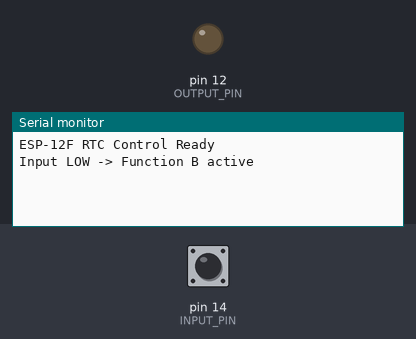
A sketch run on a simulated Arduino Uno, built with avr-gcc and run on an emulated ATmega328P. Parts: output pins drawn as LEDs (lit = HIGH), the last lines printed to the serial monitor. The test bench sets the inputs (shaded band); at power-on: pin 14 (INPUT_PIN) LOW.

Above: at 1.2 s.
1.3 s: pin 14 (INPUT_PIN) driven HIGH
At 1.8 s:
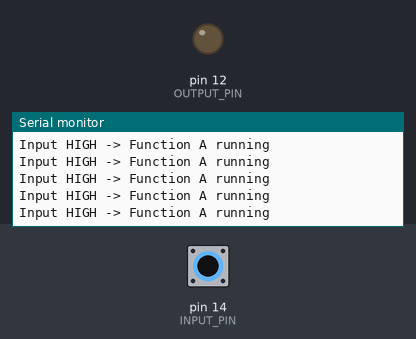
3.2 s: pin 14 (INPUT_PIN) pulsed LOW 2 times (0.12 s each, 0.3 s apart)
At 3.62 s:
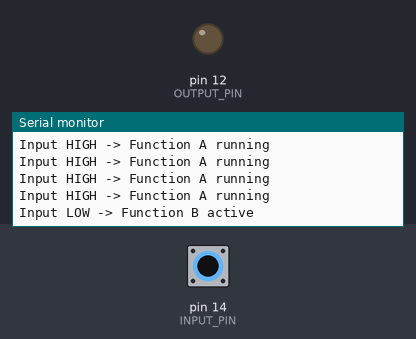

Measured:
- after the input at 1.3 s, the serial monitor: prints a new line at once (image 1)
- after the input at 3.2 s, the serial monitor: prints a new line at once (image 2)

The sketch:

power_on_off_chake.ino
```cpp
#include <Arduino.h>

#define INPUT_PIN   14   // e.g. D5 — change to your input pin
#define OUTPUT_PIN  12   // e.g. D6 — the pin that toggles

// Function A – runs when input is HIGH
void functionA() {
  Serial.println("Input HIGH -> Function A running");
  digitalWrite(OUTPUT_PIN, LOW);  // Make sure output is off
}

// Function B – runs when input is LOW (10s on, 15s off loop)
void functionB() {
  static unsigned long lastToggle = 0;
  static bool outputState = false;
  static bool initialized = false;

  // Run initialization once when entering low mode
  if (!initialized) {
    Serial.println("Input LOW -> Function B active");
    lastToggle = millis();
    outputState = false;
    digitalWrite(OUTPUT_PIN, LOW);
    initialized = true;
  }

  unsigned long currentMillis = millis();

  // ON for 10 sec, OFF for 15 sec
  if (outputState && (currentMillis - lastToggle >= 10000)) {
    outputState = false;
    digitalWrite(OUTPUT_PIN, LOW);
    lastToggle = currentMillis;
    Serial.println("Output OFF");
  } else if (!outputState && (currentMillis - lastToggle >= 15000)) {
    outputState = true;
    digitalWrite(OUTPUT_PIN, HIGH);
    lastToggle = currentMillis;
    Serial.println("Output ON");
  }

  // If input goes high again, reset
  if (digitalRead(INPUT_PIN) == HIGH) {
    initialized = false;
  }
}

void setup() {
  Serial.begin(115200);
  pinMode(INPUT_PIN, INPUT);     // or INPUT_PULLUP if using pull-up
  pinMode(OUTPUT_PIN, OUTPUT);
  digitalWrite(OUTPUT_PIN, LOW);
  Serial.println("ESP-12F RTC Control Ready");
}

void loop() {
  if (digitalRead(INPUT_PIN) == HIGH) {
    functionA();
  } else {
    functionB();
  }
}
```
